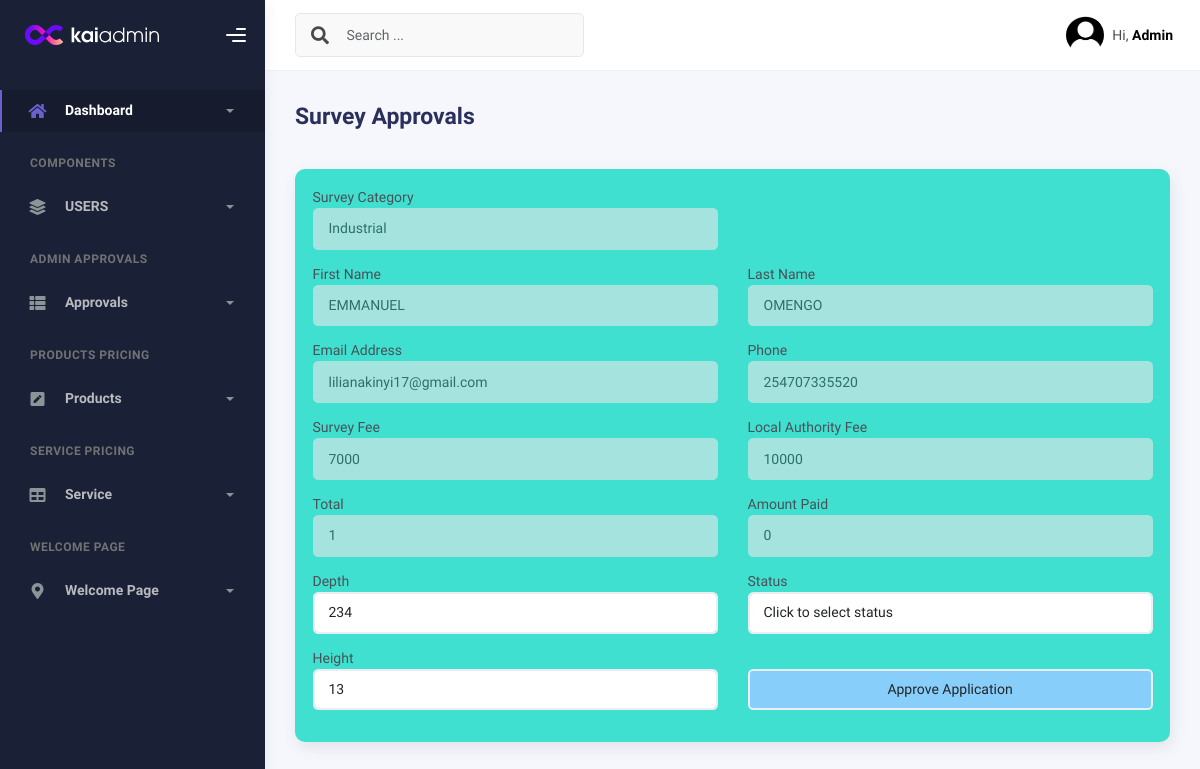
The app's page /edit_survey_app/76 (signed in), older data.
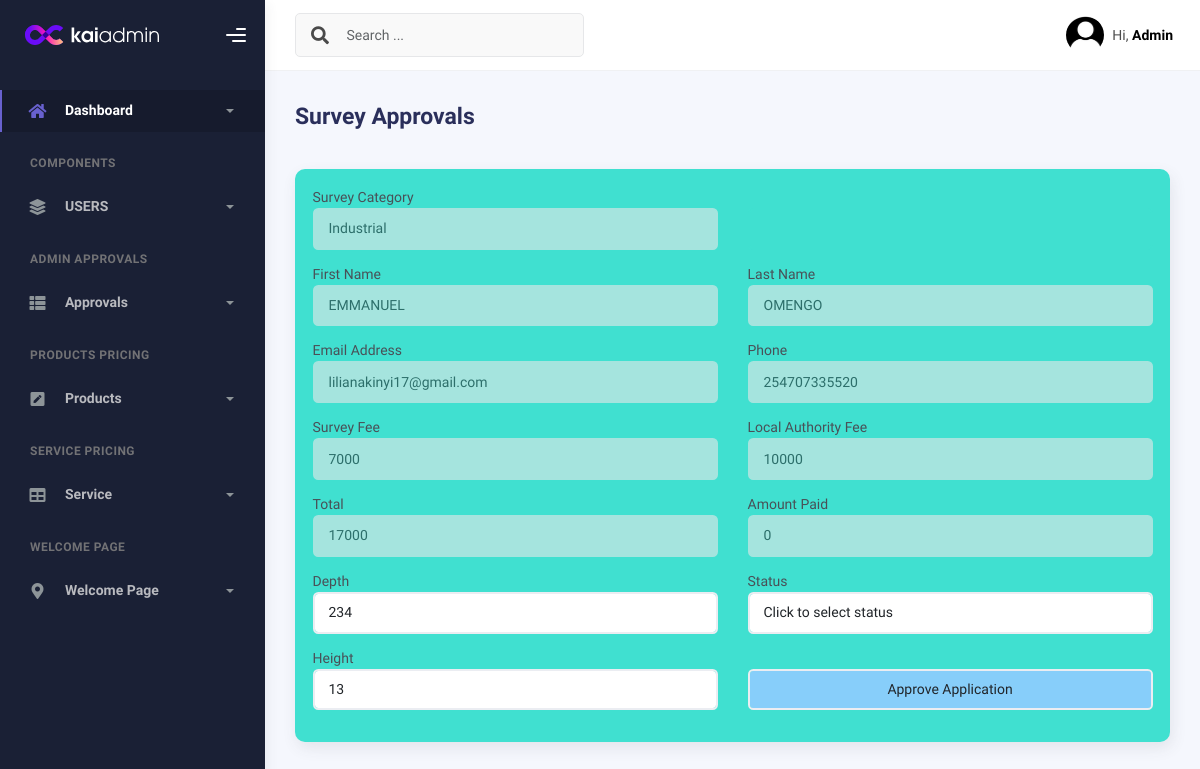
The same page, newer data.
### admins/models.py (models this page shows, shortened)
class Survey_Application(models.Model):
    Survey_Category = models.CharField(max_length=50, null=False, blank=False)
    First_Name = models.CharField(max_length=20, null=False, blank=False)
    Last_Name = models.CharField(max_length=20, null=False, blank=False)
    Email_Address = models.EmailField(null=False, blank=False)
    Phone_Number = models.PositiveIntegerField(null=False, blank=False)
    Survey_Fee = models.PositiveIntegerField(null=False, blank=False)
    Local_Authority_Fee = models.PositiveIntegerField(null=False, blank=False)
    Total_Amount = models.PositiveIntegerField(null=False, blank=False)
    Mpesa_phone = models.PositiveIntegerField(blank=False, null=True, default='0000000000')
    Amount_paid = models.PositiveIntegerField(blank=False, null=True, default='0')
    depth = models.PositiveIntegerField(blank=False, null=False, default='0')
    height = models.PositiveIntegerField(blank=False, null=False, default='0')
    status_choice = [
        ('Approved', 'Approved'),
        ('Verified', 'Verified')
    ]
    status = models.CharField(max_length=15, null=True, blank=True, default="Verified", choices=status_choice)

### custom_admin/views.py (the view, shortened to what this page needs)
# urls.py: path('edit_survey_app', views.edit_survey_app, name='edit_survey_app'),
@staff_member_required
def edit_survey_app(request, id):
    edit_surveys = Survey_Application.objects.get(id=id)
    return render(request, 'admincustom/edit_survey_app.html', {'edit_surveys':edit_surveys})

### custom_admin/templates/admincustom/edit_survey_app.html (shortened to what the changed rows need)
{% load static %}
<!DOCTYPE html>
<html lang="en">
<head>
    <link href="https://cdn.jsdelivr.net/npm/bootstrap-icons/font/bootstrap-icons.css" rel="stylesheet">
    <link href="https://cdn.jsdelivr.net/npm/bootstrap@5.3.3/dist/css/bootstrap.min.css" rel="stylesheet"
>
    <link rel="stylesheet" href="{% static 'assets/css/bootstrap.min.css' %}"/>
    <link rel="stylesheet" href="{% static 'assets/css/plugins.min.css' %}"/>
    <link rel="stylesheet" href="{% static 'assets/css/kaiadmin.min.css' %}"/>
</head>
<body>
<div class="wrapper">
    <div class="main-panel">
        <div class="container">
            <div class="page-inner">
                <div class="row">
                    <div class="col-12">
                        <div class="card" style="background-color: turquoise">
                            <div class="card-body">
                                <form action="" method="post">
                                    <div class="row">
                                        <div class="col-md-6">
                                            <div class="mb-3">
                                                <label for="survey_cate" class="">Survey Category</label>
                                                <input type="text" class="form-control" name="category"
                                                       value="{{ edit_surveys.Survey_Category }}" readonly>
                                            </div>
                                            <div class="mb-3">
                                                <label for="fname" class="">First Name</label>
                                                <input type="text" class="form-control" name="fname"
                                                       value="{{ edit_surveys.First_Name }}" readonly>
                                            </div>
                                            <div class="mb-3">
                                                <label for="email" class="">Email Address</label>
                                                <input type="email" class="form-control" name="email"
                                                       value="{{ edit_surveys.Email_Address }}" readonly>
                                            </div>
                                            <div class="mb-3">
                                                <label for="survey_fee" class="">Survey Fee</label>
                                                <input type="text" class="form-control" name="sfee"
                                                       value="{{ edit_surveys.Survey_Fee }}" readonly>
                                            </div>
                                            <div class="mb-3">
                                                <label for="Total" class="">Total</label>
                                                <input type="text" class="form-control" name="tamount"
                                                       value="{{ edit_surveys.Total_Amount }}" readonly>
                                            </div>
                                            <div class="mb-3">
                                                <label for="depth" class="">Depth</label>
                                                <input type="text" class="form-control" name="depth"
                                                       value="{{ edit_surveys.depth }}" required>
                                            </div>
                                            <div class="mb-3">
                                                <label for="height" class="">Height</label>
                                                <input type="text" class="form-control" name="height"
                                                       value="{{ edit_surveys.height }}"required>
                                            </div>
                                        </div>
                                        <div class="col-md-6">
                                            <div class="mb-3">
                                                <label for="last_name" class="">Last Name</label>
                                                <input type="text" class="form-control" name="lname"
                                                       value="{{ edit_surveys.Last_Name }}"readonly>
                                            </div>
                                            <div class="mb-3">
                                                <label for="phone" class="">Phone</label>
                                                <input type="text" class="form-control" name="phone"
                                                       value="{{ edit_surveys.Phone_Number }}" readonly>
                                            </div>
                                            <div class="mb-3">
                                                <label for="ocal_authority" class="">Local Authority Fee</label>
                                                <input type="text" class="form-control" name="lfee"
                                                       value="{{ edit_surveys.Local_Authority_Fee }}"readonly>
                                            </div>
                                            <div class="mb-3">
                                                <label for="Amount_paid" class="">Amount Paid</label>
                                                <input type="text" class="form-control" name="Amount_paid"
                                                       value="{{ edit_surveys.Amount_paid }}" readonly>
                                            </div>
                                        </div>
                                    </div>
                                </form>
                            </div>
                        </div>
                    </div>
                </div>
            </div>
        </div>
    </div>
</div>
</body>
</html>

Row changes from the older to the newer data that the page shows:
changed Survey_Application "Industrial": tamount "1" → "17000"
